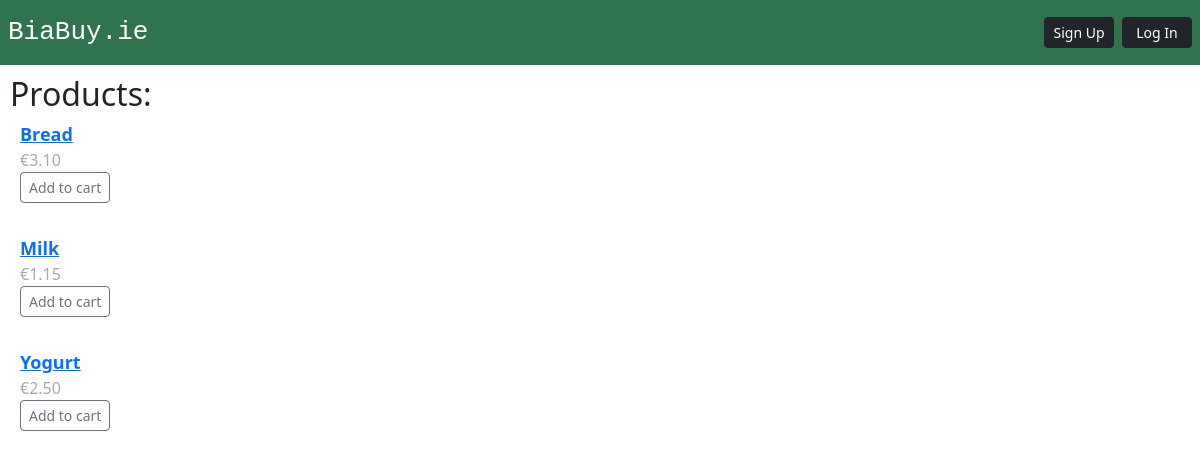
The app's page /catalog/, older data.
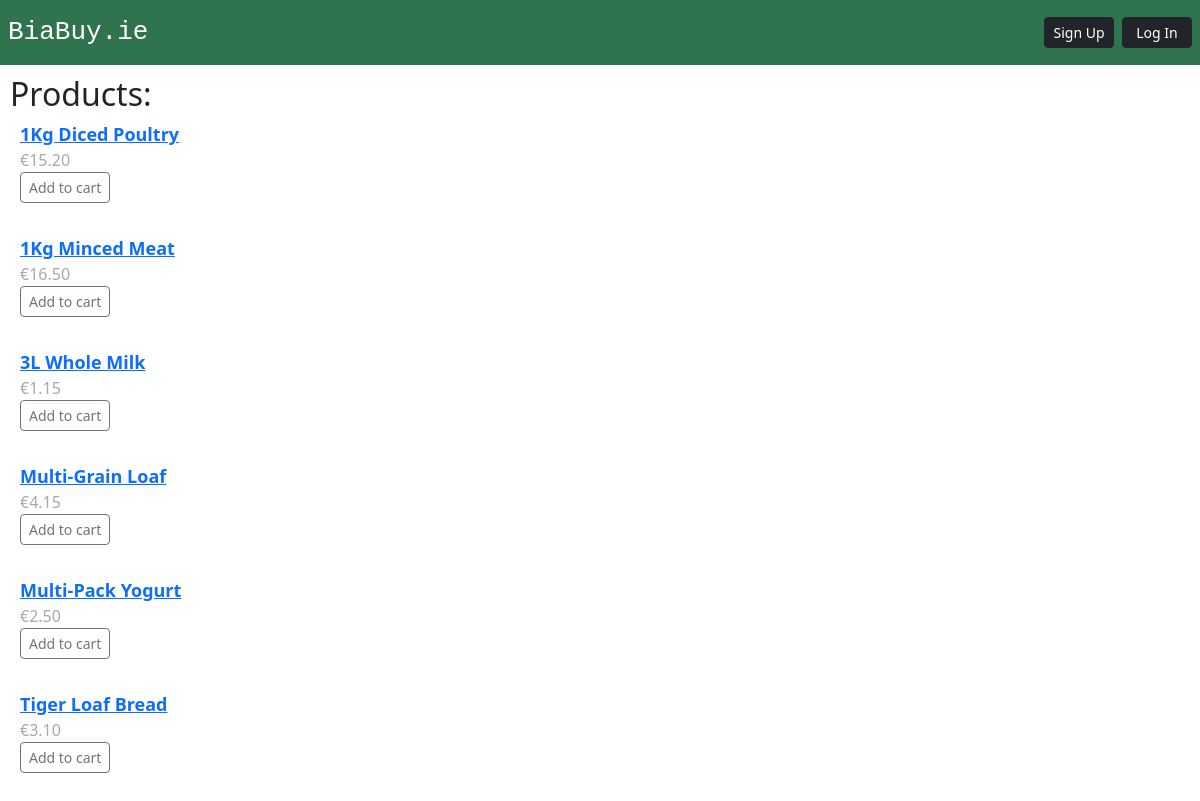
The same page, newer data.
### catalog/models.py (models this page shows, shortened)
class Item(models.Model):
    category = models.ForeignKey(Category, on_delete=models.CASCADE)
    item_name = models.CharField(max_length=200)
    item_desc = models.TextField("description")
    item_price = models.DecimalField(max_digits=10, decimal_places=2)

### catalog/views.py (the view)
# urls.py: path("", views.catalog_page_sorted, name="catalog_page_sorted"),
def catalog_page_sorted(request):
    sorted_catalog = Item.objects.order_by("item_name")
    context = {"sorted_catalog": sorted_catalog}
    return render(request, "catalog/index.html", context)

### catalog/templates/catalog/index.html (shortened to what this page needs)
{% extends "base.html" %}
{% block content %}
{% if sorted_catalog %}
<h2>Products:</h2>
<dl style="margin-left:10px">
{% for item in sorted_catalog %}
    <dt style="font-size:large"><a href="/catalog/{{ item.item_name }}/">{{ item.item_name }}</a></dt>
        <dd style="margin: 0;">
            <p style="color:darkgrey; margin-bottom: 0;"> €{{item.item_price}}</p>
        </dd>
        <dd>
            {% if user.is_authenticated %}
            <form action="/cart/add/{{ item.id }}/" method="POST">
                {%csrf_token%}
                <button
                type="submit"
                class="btn btn-outline-success btn-sm">
                Add to cart
                </button>
                {% else %}
                <a
                class="btn btn-outline-secondary btn-sm"
                href="/accounts/login">
                Add to cart
                </a>
                {%endif%}
        </dd>
    <br>
{% endfor %}
</dl>
{% else %}
    <p>No items are available.</p>
{% endif %}
{% endblock %}

### templates/base.html
<link href="https://cdn.jsdelivr.net/npm/bootstrap@5.3.8/dist/css/bootstrap.min.css" rel="stylesheet">
<nav class="navbar p-2" style="background-color: #2f734f;">
    <a
    class="navbar-brand text-white"
    style="font-size: xx-large; font-family: monospace"
    href="/">
    BiaBuy.ie
    </a>
    <div class="d-flex gap-2">
    {% if user.is_authenticated %}
        <a
        class="btn btn-dark btn-sm"
        style="width:70px"
        href="/accounts/logout">
        Log Out
        </a>
        <a
        class="btn btn-dark btn-sm"
        style="width:70px"
        href="/cart">
        Cart
        </a>
    {%else%}
        <a
        class="btn btn-dark btn-sm"
        style="width:70px"
        href="/accounts/signup">
        Sign Up
        </a>
        <a
        class="btn btn-dark btn-sm"
        style="width:70px"
        href="/accounts/login">
        Log In
        </a>
        </div>
    {%endif%}
</nav>
<div style="margin:10px">
{% block content %}
{% endblock %}
</div>

Row changes from the older to the newer data that the page shows:
added Item: item_name "1Kg Diced Poultry", item_price "15.20"
added Item: item_name "1Kg Minced Meat", item_price "16.50"
changed Item: item_name "Milk" → "3L Whole Milk"
added Item: item_name "Multi-Grain Loaf", item_price "4.15"
changed Item: item_name "Yogurt" → "Multi-Pack Yogurt"
changed Item: item_name "Bread" → "Tiger Loaf Bread"; moves down the list
